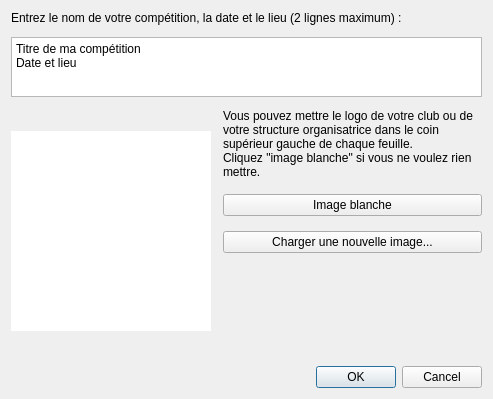
<?xml version="1.0" encoding="UTF-8"?>
<ui version="4.0">
 <class>PDFDialog</class>
 <widget class="QDialog" name="PDFDialog">
  <property name="geometry">
   <rect>
    <x>0</x>
    <y>0</y>
    <width>493</width>
    <height>399</height>
   </rect>
  </property>
  <property name="sizePolicy">
   <sizepolicy hsizetype="Preferred" vsizetype="MinimumExpanding">
    <horstretch>0</horstretch>
    <verstretch>0</verstretch>
   </sizepolicy>
  </property>
  <property name="windowTitle">
   <string>Dialog</string>
  </property>
  <layout class="QVBoxLayout" name="verticalLayout">
   <property name="spacing">
    <number>12</number>
   </property>
   <item>
    <widget class="QLabel" name="label">
     <property name="text">
      <string>Entrez le nom de votre compétition, la date et le lieu (2 lignes maximum) :</string>
     </property>
    </widget>
   </item>
   <item>
    <widget class="QPlainTextEdit" name="titleText">
     <property name="sizePolicy">
      <sizepolicy hsizetype="Expanding" vsizetype="Fixed">
       <horstretch>0</horstretch>
       <verstretch>0</verstretch>
      </sizepolicy>
     </property>
     <property name="maximumSize">
      <size>
       <width>16777215</width>
       <height>60</height>
      </size>
     </property>
     <property name="verticalScrollBarPolicy">
      <enum>Qt::ScrollBarAlwaysOff</enum>
     </property>
     <property name="horizontalScrollBarPolicy">
      <enum>Qt::ScrollBarAlwaysOff</enum>
     </property>
     <property name="lineWrapMode">
      <enum>QPlainTextEdit::NoWrap</enum>
     </property>
     <property name="plainText">
      <string>Titre de ma compétition
Date et lieu</string>
     </property>
    </widget>
   </item>
   <item>
    <widget class="QWidget" name="widget" native="true">
     <layout class="QHBoxLayout" name="horizontalLayout">
      <property name="spacing">
       <number>12</number>
      </property>
      <property name="leftMargin">
       <number>0</number>
      </property>
      <property name="topMargin">
       <number>0</number>
      </property>
      <property name="rightMargin">
       <number>0</number>
      </property>
      <property name="bottomMargin">
       <number>0</number>
      </property>
      <item>
       <widget class="QLabel" name="iconLabel">
        <property name="sizePolicy">
         <sizepolicy hsizetype="Expanding" vsizetype="Expanding">
          <horstretch>0</horstretch>
          <verstretch>0</verstretch>
         </sizepolicy>
        </property>
        <property name="minimumSize">
         <size>
          <width>200</width>
          <height>200</height>
         </size>
        </property>
        <property name="maximumSize">
         <size>
          <width>200</width>
          <height>200</height>
         </size>
        </property>
        <property name="styleSheet">
         <string notr="true">background-color:#FFFFFF</string>
        </property>
        <property name="text">
         <string/>
        </property>
        <property name="pixmap">
         <pixmap resource="resources.qrc">:/images/icon.png</pixmap>
        </property>
        <property name="alignment">
         <set>Qt::AlignCenter</set>
        </property>
       </widget>
      </item>
      <item>
       <widget class="QWidget" name="widget_2" native="true">
        <layout class="QVBoxLayout" name="verticalLayout_2">
         <property name="spacing">
          <number>15</number>
         </property>
         <property name="leftMargin">
          <number>0</number>
         </property>
         <property name="topMargin">
          <number>0</number>
         </property>
         <property name="rightMargin">
          <number>0</number>
         </property>
         <property name="bottomMargin">
          <number>0</number>
         </property>
         <item>
          <widget class="QLabel" name="label_2">
           <property name="text">
            <string>Vous pouvez mettre le logo de votre club ou de votre structure organisatrice dans le coin supérieur gauche de chaque feuille.
Cliquez &quot;image blanche&quot; si vous ne voulez rien mettre.</string>
           </property>
           <property name="wordWrap">
            <bool>true</bool>
           </property>
          </widget>
         </item>
         <item>
          <widget class="QPushButton" name="voidImageButton">
           <property name="text">
            <string>  Image blanche  </string>
           </property>
          </widget>
         </item>
         <item>
          <widget class="QPushButton" name="loadImageButton">
           <property name="sizePolicy">
            <sizepolicy hsizetype="Expanding" vsizetype="Maximum">
             <horstretch>0</horstretch>
             <verstretch>0</verstretch>
            </sizepolicy>
           </property>
           <property name="text">
            <string>  Charger une nouvelle image...  </string>
           </property>
          </widget>
         </item>
         <item>
          <spacer name="verticalSpacer">
           <property name="orientation">
            <enum>Qt::Vertical</enum>
           </property>
           <property name="sizeHint" stdset="0">
            <size>
             <width>20</width>
             <height>40</height>
            </size>
           </property>
          </spacer>
         </item>
        </layout>
       </widget>
      </item>
     </layout>
    </widget>
   </item>
   <item>
    <widget class="QDialogButtonBox" name="buttonBox">
     <property name="minimumSize">
      <size>
       <width>0</width>
       <height>0</height>
      </size>
     </property>
     <property name="orientation">
      <enum>Qt::Horizontal</enum>
     </property>
     <property name="standardButtons">
      <set>QDialogButtonBox::Cancel|QDialogButtonBox::Ok</set>
     </property>
    </widget>
   </item>
  </layout>
 </widget>
 <resources>
  <include location="resources.qrc"/>
 </resources>
 <connections>
  <connection>
   <sender>buttonBox</sender>
   <signal>accepted()</signal>
   <receiver>PDFDialog</receiver>
   <slot>accept()</slot>
   <hints>
    <hint type="sourcelabel">
     <x>248</x>
     <y>254</y>
    </hint>
    <hint type="destinationlabel">
     <x>157</x>
     <y>274</y>
    </hint>
   </hints>
  </connection>
  <connection>
   <sender>buttonBox</sender>
   <signal>rejected()</signal>
   <receiver>PDFDialog</receiver>
   <slot>reject()</slot>
   <hints>
    <hint type="sourcelabel">
     <x>316</x>
     <y>260</y>
    </hint>
    <hint type="destinationlabel">
     <x>286</x>
     <y>274</y>
    </hint>
   </hints>
  </connection>
 </connections>
</ui>
